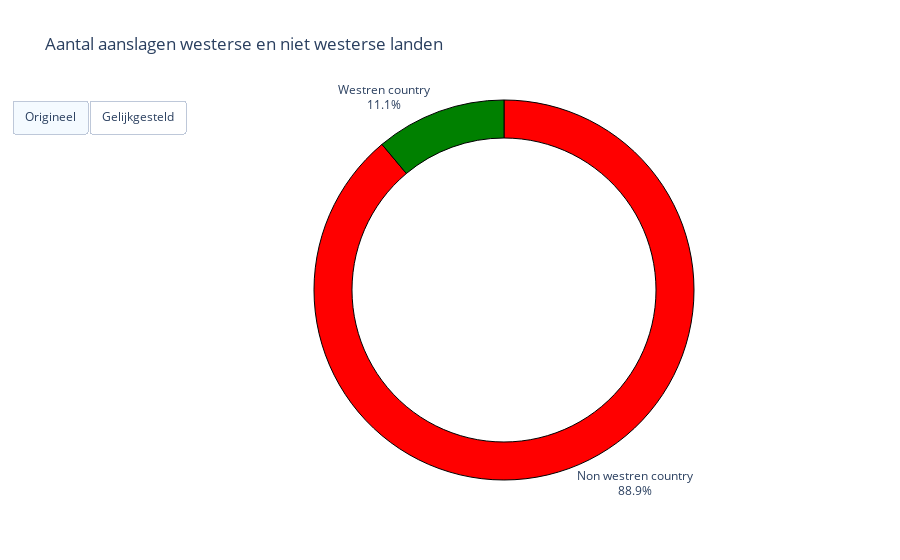

Source (notebook cell):
### Code cell
labels = totalset['placement']
values1 = totalset['Event']
values2 = totalset['equated']

fig = go.Figure()
colors = ['red', 'green']
fig.add_trace(
    go.Pie(labels=labels, values=values1, hole=.8, textinfo='label+percent'))
fig.add_trace(
    go.Pie(labels=labels, values=values2, hole=.8, textinfo='label+percent', visible=False))

fig = fig.update_layout(
            updatemenus=[
                dict(
                type = 'buttons',
                direction = 'left',
                buttons = list([
                    dict(
                        label = "Origineel",
                        method = "update",
                        args = [{"visibale": [True, False]},
                               {"title": "Aantal aanslagen in westerse en niet westers landen"}]
                    ),
                    dict(
                        label = "Gelijkgesteld",
                        method = "update",
                        args = [{"visible": [False, True]},
                               {"title": "Aantal aanslagen in westerse en niet westerse landen (gelijkgesteld)"}]
                    )
                ])
                )
            ])

fig = fig.update_traces(marker=dict(colors=colors, line=dict(color='#000000', width=1)))
fig = fig.update_layout(title_text='Aantal aanslagen westerse en niet westerse landen', showlegend=False)

fig.show()

### Figure 1 — Plotly figure (JSON) as saved in the notebook; plotly's stock layout.template omitted (floating-point values rounded to 4 significant figures)
{"data": [{"hole": 0.8, "labels": ["Non westren country", "Westren country"], "marker": {"colors": ["red", "green"], "line": {"color": "#000000", "width": 1}}, "textinfo": "label+percent", "type": "pie", "values": [157009, 19605]}, {"hole": 0.8, "labels": ["Non westren country", "Westren country"], "marker": {"colors": ["red", "green"], "line": {"color": "#000000", "width": 1}}, "textinfo": "label+percent", "type": "pie", "values": [2.495e-05, 2.064e-05], "visible": false}], "layout": {"showlegend": false, "title": {"text": "Aantal aanslagen westerse en niet westerse landen"}, "updatemenus": [{"buttons": [{"args": [{"visibale": [true, false]}, {"title": "Aantal aanslagen in westerse en niet westers landen"}], "label": "Origineel", "method": "update"}, {"args": [{"visible": [false, true]}, {"title": "Aantal aanslagen in westerse en niet westerse landen (gelijkgesteld)"}], "label": "Gelijkgesteld", "method": "update"}], "direction": "left", "type": "buttons"}]}}
